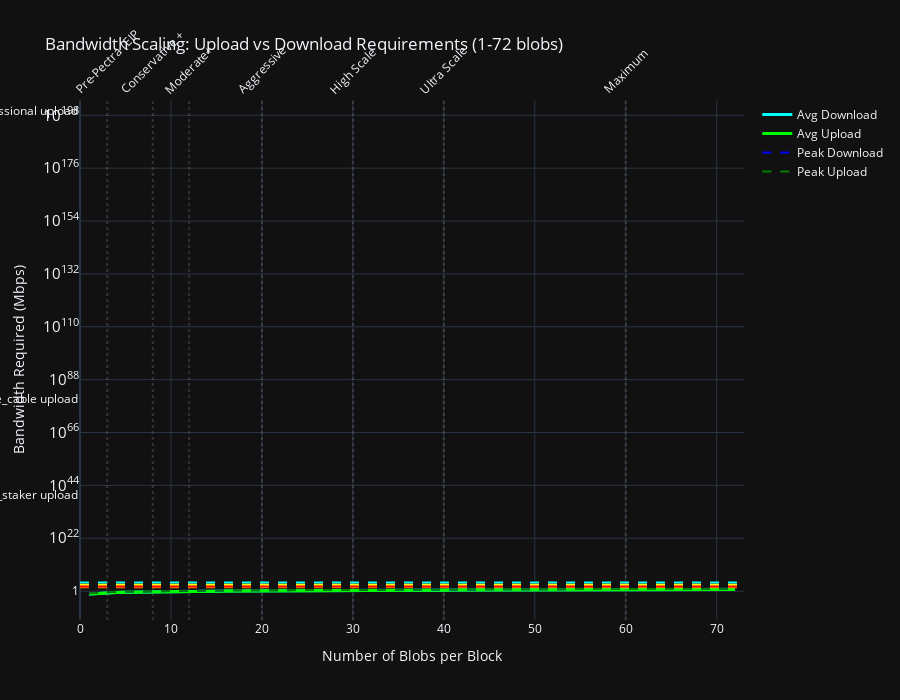

Notebook code for this chart:
### Code cell
# 5. Bandwidth Scaling Analysis (Extended to 72 blobs)
blob_range = np.arange(1, 73)
bandwidth_scaling = []

# Define PeerDAS custody counts to include
custody_counts = [4, 16, 32]  # Key PeerDAS scenarios

# Calculate for Full Blob and PeerDAS scenarios
for blobs in blob_range:
    # Full Blob propagation
    reqs_full = calculate_bandwidth_requirements(blobs, blobs, "balanced", use_peerdas=False)
    bandwidth_scaling.append({
        "blobs": blobs,
        "method": "Full Blob",
        "custody_count": None,
        "avg_download_mbps": reqs_full["avg_download_mbps"],
        "avg_upload_mbps": reqs_full["avg_upload_mbps"],
        "peak_download_mbps": reqs_full["peak_download_mbps"],
        "peak_upload_mbps": reqs_full["peak_upload_mbps"],
        "avg_bandwidth_total_mbps": reqs_full["avg_bandwidth_total_mbps"]
    })
    
    # PeerDAS propagation for different custody counts
    for custody in custody_counts:
        reqs_peerdas = calculate_bandwidth_requirements(
            blobs, blobs, "balanced", 
            custody_count=custody, use_peerdas=True
        )
        bandwidth_scaling.append({
            "blobs": blobs,
            "method": f"PeerDAS-{custody}",
            "custody_count": custody,
            "avg_download_mbps": reqs_peerdas["avg_download_mbps"],
            "avg_upload_mbps": reqs_peerdas["avg_upload_mbps"],
            "peak_download_mbps": reqs_peerdas["peak_download_mbps"],
            "peak_upload_mbps": reqs_peerdas["peak_upload_mbps"],
            "avg_bandwidth_total_mbps": reqs_peerdas["avg_bandwidth_total_mbps"]
        })

df_scaling = pd.DataFrame(bandwidth_scaling)

# Create 2x2 subplots: rows for download/upload, columns for average/peak
fig = make_subplots(
    rows=2, cols=2,
    subplot_titles=('Average Download', 'Peak Download', 
                    'Average Upload', 'Peak Upload'),
    horizontal_spacing=0.12,
    vertical_spacing=0.12
)

# Define colors for different methods
method_colors = {
    'Full Blob': 'lightblue',
    'PeerDAS-4': 'green',
    'PeerDAS-16': 'blue',
    'PeerDAS-32': 'red'
}

# Plot each method in all four subplots
for method in ['Full Blob'] + [f'PeerDAS-{c}' for c in custody_counts]:
    method_data = df_scaling[df_scaling['method'] == method]
    
    # Average Download (top-left)
    fig.add_trace(go.Scatter(
        x=method_data['blobs'],
        y=method_data['avg_download_mbps'],
        mode='lines',
        name=method,
        line=dict(width=3, color=method_colors[method]),
        legendgroup=method
    ), row=1, col=1)
    
    # Peak Download (top-right)
    fig.add_trace(go.Scatter(
        x=method_data['blobs'],
        y=method_data['peak_download_mbps'],
        mode='lines',
        name=method,
        line=dict(width=3, color=method_colors[method]),
        legendgroup=method,
        showlegend=False
    ), row=1, col=2)
    
    # Average Upload (bottom-left)
    fig.add_trace(go.Scatter(
        x=method_data['blobs'],
        y=method_data['avg_upload_mbps'],
        mode='lines',
        name=method,
        line=dict(width=3, color=method_colors[method]),
        legendgroup=method,
        showlegend=False
    ), row=2, col=1)
    
    # Peak Upload (bottom-right)
    fig.add_trace(go.Scatter(
        x=method_data['blobs'],
        y=method_data['peak_upload_mbps'],
        mode='lines',
        name=method,
        line=dict(width=3, color=method_colors[method]),
        legendgroup=method,
        showlegend=False
    ), row=2, col=2)

# Add vertical lines for key scenarios to all subplots
for scenario in BLOB_LIMIT_SCENARIOS[::2]:  # Every other scenario to avoid crowding
    for row in [1, 2]:
        for col in [1, 2]:
            fig.add_vline(
                x=scenario["target"],
                line_dash="dot",
                line_color="gray",
                opacity=0.3,
                row=row, col=col
            )

# Update axes - using matches='y' to sync y-axes across all subplots
fig.update_xaxes(title="Number of Blobs per Block", range=[20, 73])
fig.update_yaxes(title="Bandwidth Required (Mbps)", matches='y')

fig.update_layout(
    title="Bandwidth Scaling Analysis: Full Blob vs PeerDAS (20-72 blobs)",
    height=800,
    width=1600,
    hovermode='x unified'
)

fig.show()

### Figure 1 — Plotly figure (JSON) as saved in the notebook; plotly's stock layout.template omitted (floating-point values rounded to 4 significant figures)
{"data": [{"line": {"color": "cyan", "width": 3}, "mode": "lines", "name": "Avg Download", "type": "scatter", "x": [1, 2, 3, 4, 5, 6, 7, 8, 9, 10, 11, 12, 13, 14, 15, 16, 17, 18, 19, 20, 21, 22, 23, 24, 25, 26, 27, 28, 29, 30, 31, 32, 33, 34, 35, 36, 37, 38, 39, 40, 41, 42, 43, 44, 45, 46, 47, 48, 49, 50, 51, 52, 53, 54, 55, 56, 57, 58, 59, 60, 61, 62, 63, 64, 65, 66, 67, 68, 69, 70, 71, 72], "y": [0.0625, 0.125, 0.1875, 0.25, 0.3125, 0.375, 0.4375, 0.5, 0.5625, 0.625, 0.6875, 0.75, 0.8125, 0.875, 0.9375, 1.0, 1.062, 1.125, 1.188, 1.25, 1.312, 1.375, 1.438, 1.5, 1.562, 1.625, 1.688, 1.75, 1.812, 1.875, 1.938, 2.0, 2.062, 2.125, 2.188, 2.25, 2.312, 2.375, 2.438, 2.5, 2.562, 2.625, 2.688, 2.75, 2.812, 2.875, 2.938, 3.0, 3.062, 3.125, 3.188, 3.25, 3.312, 3.375, 3.438, 3.5, 3.562, 3.625, 3.688, 3.75, 3.812, 3.875, 3.938, 4.0, 4.062, 4.125, 4.188, 4.25, 4.312, 4.375, 4.438, 4.5]}, {"line": {"color": "lime", "width": 3}, "mode": "lines", "name": "Avg Upload", "type": "scatter", "x": [1, 2, 3, 4, 5, 6, 7, 8, 9, 10, 11, 12, 13, 14, 15, 16, 17, 18, 19, 20, 21, 22, 23, 24, 25, 26, 27, 28, 29, 30, 31, 32, 33, 34, 35, 36, 37, 38, 39, 40, 41, 42, 43, 44, 45, 46, 47, 48, 49, 50, 51, 52, 53, 54, 55, 56, 57, 58, 59, 60, 61, 62, 63, 64, 65, 66, 67, 68, 69, 70, 71, 72], "y": [0.0625, 0.125, 0.1875, 0.25, 0.3125, 0.375, 0.4375, 0.5, 0.5625, 0.625, 0.6875, 0.75, 0.8125, 0.875, 0.9375, 1.0, 1.062, 1.125, 1.188, 1.25, 1.312, 1.375, 1.438, 1.5, 1.562, 1.625, 1.688, 1.75, 1.812, 1.875, 1.938, 2.0, 2.062, 2.125, 2.188, 2.25, 2.312, 2.375, 2.438, 2.5, 2.562, 2.625, 2.688, 2.75, 2.812, 2.875, 2.938, 3.0, 3.062, 3.125, 3.188, 3.25, 3.312, 3.375, 3.438, 3.5, 3.562, 3.625, 3.688, 3.75, 3.812, 3.875, 3.938, 4.0, 4.062, 4.125, 4.188, 4.25, 4.312, 4.375, 4.438, 4.5]}, {"line": {"color": "blue", "dash": "dash", "width": 2}, "mode": "lines", "name": "Peak Download", "type": "scatter", "x": [1, 2, 3, 4, 5, 6, 7, 8, 9, 10, 11, 12, 13, 14, 15, 16, 17, 18, 19, 20, 21, 22, 23, 24, 25, 26, 27, 28, 29, 30, 31, 32, 33, 34, 35, 36, 37, 38, 39, 40, 41, 42, 43, 44, 45, 46, 47, 48, 49, 50, 51, 52, 53, 54, 55, 56, 57, 58, 59, 60, 61, 62, 63, 64, 65, 66, 67, 68, 69, 70, 71, 72], "y": [0.125, 0.25, 0.375, 0.5, 0.625, 0.75, 0.875, 1.0, 1.125, 1.25, 1.375, 1.5, 1.625, 1.75, 1.875, 2.0, 2.125, 2.25, 2.375, 2.5, 2.625, 2.75, 2.875, 3.0, 3.125, 3.25, 3.375, 3.5, 3.625, 3.75, 3.875, 4.0, 4.125, 4.25, 4.375, 4.5, 4.625, 4.75, 4.875, 5.0, 5.125, 5.25, 5.375, 5.5, 5.625, 5.75, 5.875, 6.0, 6.125, 6.25, 6.375, 6.5, 6.625, 6.75, 6.875, 7.0, 7.125, 7.25, 7.375, 7.5, 7.625, 7.75, 7.875, 8.0, 8.125, 8.25, 8.375, 8.5, 8.625, 8.75, 8.875, 9.0]}, {"line": {"color": "green", "dash": "dash", "width": 2}, "mode": "lines", "name": "Peak Upload", "type": "scatter", "x": [1, 2, 3, 4, 5, 6, 7, 8, 9, 10, 11, 12, 13, 14, 15, 16, 17, 18, 19, 20, 21, 22, 23, 24, 25, 26, 27, 28, 29, 30, 31, 32, 33, 34, 35, 36, 37, 38, 39, 40, 41, 42, 43, 44, 45, 46, 47, 48, 49, 50, 51, 52, 53, 54, 55, 56, 57, 58, 59, 60, 61, 62, 63, 64, 65, 66, 67, 68, 69, 70, 71, 72], "y": [0.125, 0.25, 0.375, 0.5, 0.625, 0.75, 0.875, 1.0, 1.125, 1.25, 1.375, 1.5, 1.625, 1.75, 1.875, 2.0, 2.125, 2.25, 2.375, 2.5, 2.625, 2.75, 2.875, 3.0, 3.125, 3.25, 3.375, 3.5, 3.625, 3.75, 3.875, 4.0, 4.125, 4.25, 4.375, 4.5, 4.625, 4.75, 4.875, 5.0, 5.125, 5.25, 5.375, 5.5, 5.625, 5.75, 5.875, 6.0, 6.125, 6.25, 6.375, 6.5, 6.625, 6.75, 6.875, 7.0, 7.125, 7.25, 7.375, 7.5, 7.625, 7.75, 7.875, 8.0, 8.125, 8.25, 8.375, 8.5, 8.625, 8.75, 8.875, 9.0]}], "layout": {"annotations": [{"showarrow": false, "text": "Pre-Pectra (EIP", "textangle": -45, "x": 3, "xanchor": "center", "xref": "x", "y": 1, "yanchor": "bottom", "yref": "y domain"}, {"showarrow": false, "text": "Conservative +", "textangle": -45, "x": 8, "xanchor": "center", "xref": "x", "y": 1, "yanchor": "bottom", "yref": "y domain"}, {"showarrow": false, "text": "Moderate+", "textangle": -45, "x": 12, "xanchor": "center", "xref": "x", "y": 1, "yanchor": "bottom", "yref": "y domain"}, {"showarrow": false, "text": "Aggressive", "textangle": -45, "x": 20, "xanchor": "center", "xref": "x", "y": 1, "yanchor": "bottom", "yref": "y domain"}, {"showarrow": false, "text": "High Scale", "textangle": -45, "x": 30, "xanchor": "center", "xref": "x", "y": 1, "yanchor": "bottom", "yref": "y domain"}, {"showarrow": false, "text": "Ultra Scale", "textangle": -45, "x": 40, "xanchor": "center", "xref": "x", "y": 1, "yanchor": "bottom", "yref": "y domain"}, {"showarrow": false, "text": "Maximum", "textangle": -45, "x": 60, "xanchor": "center", "xref": "x", "y": 1, "yanchor": "bottom", "yref": "y domain"}, {"showarrow": false, "text": "home_staker upload", "x": 0, "xanchor": "right", "xref": "x domain", "y": 40, "yanchor": "middle", "yref": "y"}, {"showarrow": false, "text": "professional upload", "x": 0, "xanchor": "right", "xref": "x domain", "y": 200, "yanchor": "middle", "yref": "y"}, {"showarrow": false, "text": "institutional upload", "x": 0, "xanchor": "right", "xref": "x domain", "y": 4000, "yanchor": "middle", "yref": "y"}, {"showarrow": false, "text": "home_fiber upload", "x": 0, "xanchor": "right", "xref": "x domain", "y": 400, "yanchor": "middle", "yref": "y"}, {"showarrow": false, "text": "home_cable upload", "x": 0, "xanchor": "right", "xref": "x domain", "y": 80, "yanchor": "middle", "yref": "y"}], "height": 700, "hovermode": "x unified", "shapes": [{"line": {"color": "gray", "dash": "dot"}, "opacity": 0.3, "type": "line", "x0": 3, "x1": 3, "xref": "x", "y0": 0, "y1": 1, "yref": "y domain"}, {"line": {"color": "gray", "dash": "dot"}, "opacity": 0.3, "type": "line", "x0": 8, "x1": 8, "xref": "x", "y0": 0, "y1": 1, "yref": "y domain"}, {"line": {"color": "gray", "dash": "dot"}, "opacity": 0.3, "type": "line", "x0": 12, "x1": 12, "xref": "x", "y0": 0, "y1": 1, "yref": "y domain"}, {"line": {"color": "gray", "dash": "dot"}, "opacity": 0.3, "type": "line", "x0": 20, "x1": 20, "xref": "x", "y0": 0, "y1": 1, "yref": "y domain"}, {"line": {"color": "gray", "dash": "dot"}, "opacity": 0.3, "type": "line", "x0": 30, "x1": 30, "xref": "x", "y0": 0, "y1": 1, "yref": "y domain"}, {"line": {"color": "gray", "dash": "dot"}, "opacity": 0.3, "type": "line", "x0": 40, "x1": 40, "xref": "x", "y0": 0, "y1": 1, "yref": "y domain"}, {"line": {"color": "gray", "dash": "dot"}, "opacity": 0.3, "type": "line", "x0": 60, "x1": 60, "xref": "x", "y0": 0, "y1": 1, "yref": "y domain"}, {"line": {"color": "orange", "dash": "dash"}, "type": "line", "x0": 0, "x1": 1, "xref": "x domain", "y0": 40, "y1": 40, "yref": "y"}, {"line": {"color": "lightgreen", "dash": "dash"}, "type": "line", "x0": 0, "x1": 1, "xref": "x domain", "y0": 200, "y1": 200, "yref": "y"}, {"line": {"color": "cyan", "dash": "dash"}, "type": "line", "x0": 0, "x1": 1, "xref": "x domain", "y0": 4000, "y1": 4000, "yref": "y"}, {"line": {"color": "yellow", "dash": "dash"}, "type": "line", "x0": 0, "x1": 1, "xref": "x domain", "y0": 400, "y1": 400, "yref": "y"}, {"line": {"color": "red", "dash": "dash"}, "type": "line", "x0": 0, "x1": 1, "xref": "x domain", "y0": 80, "y1": 80, "yref": "y"}], "title": {"text": "Bandwidth Scaling: Upload vs Download Requirements (1-72 blobs)"}, "xaxis": {"range": [0, 73], "title": {"text": "Number of Blobs per Block"}}, "yaxis": {"title": {"text": "Bandwidth Required (Mbps)"}, "type": "log"}}}
